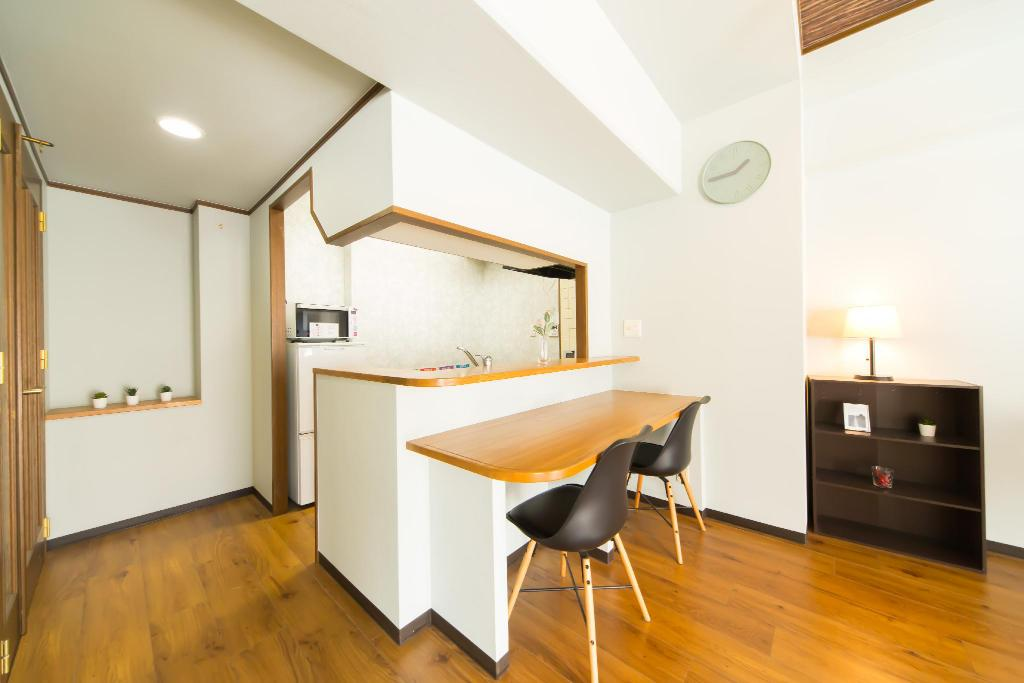
#> input picture cv/pose_estimation/img/room1.jpg, 1024 x 683 px
$ python -i pose.py   (imports and definitions only)
#> lines starting #> are read from the running program, lines starting #| are printed output that depends on the picture; after the words box and inside, x2 and y2 are one past the last pixel; in counts of white or black regions, pixels touching at a corner belong together
import numpy as np
from collections import namedtuple
from scipy.interpolate import splprep, splev
from scipy.spatial.transform import Rotation as ROT
from sklearn.linear_model import LinearRegression, RANSACRegressor, TheilSenRegressor
import cv2

EPS = 1e-9
# [2 lines not run here, left out]

# Ordering of wall types is important for the logic in this code
WALL_TYPES = ['LEFT', 'RIGHT', 'CEIL', 'FLOOR', 'FRONT']

COL_FLOOR = [119, 81, 81]
COL_CEIL = [210, 247, 241]
COL_FRONT_WALL = [93, 69, 249]
COL_LEFT_WALL = [170, 229, 255]
COL_RIGHT_WALL = [181, 206, 144]

COL_LEFT_LOW = (160, 220, 240)
COL_LEFT_HIGH = (180, 240, 255)
COL_RIGHT_LOW = (170, 195, 135)
COL_RIGHT_HIGH = (190, 215, 155)
COL_CEIL_LOW = (200, 235, 230)
COL_CEIL_HIGH = (220, 255, 250)
COL_FLOOR_LOW = (110, 70, 70)
COL_FLOOR_HIGH = (130, 90, 90)
COL_FRONT_LOW = (80, 60, 240)
COL_FRONT_HIGH = (100, 80, 255)

COLOR_LIMITS = {
    'LEFT': (COL_LEFT_LOW, COL_LEFT_HIGH),
    'RIGHT': (COL_RIGHT_LOW, COL_RIGHT_HIGH),
    'CEIL': (COL_CEIL_LOW, COL_CEIL_HIGH),
    'FLOOR': (COL_FLOOR_LOW, COL_FLOOR_HIGH),
    'FRONT': (COL_FRONT_LOW, COL_FRONT_HIGH),
}

Point = namedtuple('Point', ['x', 'y'])

DEFAULT_VP1 = Point(1, -0.15)
DEFAULT_VP2 = Point(-1.8, -0.15)
DEFAULT_FOCAL_LENGTH = 1.3333333333333333


class Line(dict):
    """
    Utility class for a 2D straight line
    """
    # [5 lines left out: function __init__, not called in this run]

    def __iter__(self):
        return iter([self.slope, self.intercept])

    def __str__(self):
        return 'Line({:0.4f}, {:0.4f})'.format(self.slope, self.intercept)

    def __repr__(self):
        return self.__str__()

    def eval(self, x):
        m, b = self
        return m * x + b

# [38 lines left out: function _visualize, not called in this run]


def _filter_by_color_limits(image, color_low, color_high):
    """
    Returns pixels that are between `color_low` and `color_high`.
    `color_low` and `color_high` are BGR tuples in OpenCV format.
    The return values is a binary image (mask).

    MOVE TO aarwild_utils.img
    """
    mask = cv2.inRange(image, color_low, color_high)
    return mask


def _get_largest_connected_component(nary_image):
    """
    Returns the largest connected component in `image`, which is
    assumed to be a nary, meaning it has only `n` distinct integer
    values, one corresponding to each separate component.
    """
    labels, counts = np.unique(nary_image, return_counts=True)
    max_label = 1 + np.argmax(counts[1:])  # ignore label = 0, which is background
    max_count = counts[max_label]
    return max_count, max_label


def _is_component_valid(comp_area, image_width, image_height, frac=0.05):
    """
    Returns True if component area is larger than frac * image_area.
    Any component whose area is less than frac * image_area cannot
    be a valid component.

    The reason this trivial logic gets its own function is that as
    the complexity of the task goes up, we may need extra validation
    logic. A function lets us put this logic in one place without
    changing the downstream code.
    """
    return comp_area > frac * image_width * image_height


def _compute_convex_hull(binary_image):
    """
    Computes convex hull of a binary image. For indoor scenes
    the walls are guaranteed to be convex, which is what lets
    us use this logic. If your 2D manifolds are NOT guaranteed
    to convex, canvex enclosure will give wrong answer.
    """
    contours, _ = cv2.findContours(
        binary_image,
        mode=cv2.RETR_EXTERNAL,
        method=cv2.CHAIN_APPROX_NONE
    )

    if len(contours) == 0:
        return np.array([])

    points = contours[0].reshape(-1, 2)
    hull = cv2.convexHull(points).reshape(-1, 2)

    # Make sure hull is closed
    hull = np.row_stack((hull, hull[0]))
    return hull


# [39 lines left out: functions _get_line_fit_simple, _get_line_fit_ransac, _get_line_fit_theilsen, _get_intersection, not called in this run]

def _filter_points(x, y, side):
    return x, y

# [120 lines left out: functions _compute_line_params, _compute_closest_point, _compute_vp_from_poly4, not called in this run]


def _compute_scene(segmented_img):
    """
    Computes scene info from the segmented image. Scene info
    is a large dictionary containing information about every
    wall found in the segmented image. The computed wall information
    includes presence, area fraction, vanishing lines, and
    vanishing point. An example scene info
    dictionary is below:

    {
      "img_size": (1000, 1024),
      "vanishing_points": [Point(...), Point(...)],
      "LEFT": {
        "present": true,
        "frac": 0.10804444444444444,
        "line1": {
          "slope": 0.6085912085025705,
          "intercept": 8.191525463296863
        },
        "line2": {
          "slope": -0.9146919935648665,
          "intercept": 361.84396656582277
        },
        "vp": [
          232.1646038126989,
          149.48486226918777
        ]
      },
      "RIGHT": {
        "present": true,
        "frac": 0.047822222222222224,
        "line1": {
          "slope": -0.3399272854756361,
          "intercept": 262.6780737743618
        },
        "line2": {
          "slope": 0.987671401400012,
          "intercept": -268.3573785682675
        },
        "vp": [
          399.9969701629945,
          126.7081895083761
        ]
      },
      "CEIL": {
        "present": true,
        "frac": 0.15413703703703704,
        "line1": {
          "slope": -0.44868160099867666,
          "intercept": 322.3868838317588
        },
        "line2": {
          "slope": 0.6064486465795312,
          "intercept": 9.743060715650913
        },
        "vp": [
          296.308274579091,
          189.43881280445675
        ]
      },
      "FLOOR": {
        "present": true,
        "frac": 0.3711925925925926,
        "line1": {
          "slope": 0.8990067401542693,
          "intercept": -220.11268477979291
        },
        "line2": {
          "slope": -0.8022267320474438,
          "intercept": 356.0939096030923
        },
        "vp": [
          338.6993048268481,
          84.38027314510894
        ]
      },
      "FRONT": {
        "present": true,
        "frac": 0.30666666666666664,
        "line1": {
          "slope": 0.009753618110430596,
          "intercept": 79.48569795024093
        },
        "line2": {
          "slope": -0.13748149945364022,
          "intercept": 311.54045703346105
        },
        "vp": [
          1576.0829544095634,
          94.85820919791101
        ]
      }
    }

    """
    img = segmented_img.copy()
    H, W = img.shape[:2]
    scene = dict.fromkeys(['img_size'] + WALL_TYPES)
    scene['img_size'] = {'height': H, 'width': W}
    for i, wall_type in enumerate(WALL_TYPES):
        wall_data = dict.fromkeys(['present', 'frac', 'line1', 'line2', 'vp'])
        scene[wall_type] = wall_data

        # Initially a wall is assumed to be absent, will be changed
        # to true if detected
        wall_data['present'] = False

        low = COLOR_LIMITS[wall_type][0]
        high = COLOR_LIMITS[wall_type][1]
        mask = _filter_by_color_limits(img.copy(), low, high)
        n_comps, comp_map = cv2.connectedComponents(mask, connectivity=4)

        if n_comps == 1:  # Wall not found
            continue
        else:
            max_area, max_label = _get_largest_connected_component(comp_map)
            wall_data['frac'] = max_area / (W * H)

        # If the largest component has a very small area it is invalid
        # In this case, found no  component at all, the component map
        # is zeroed out
        if not _is_component_valid(max_area, W, H, frac=0.02):
            comp_map *= 0

        # In case there are multiple components detected, zero out
        # all but the dominant component (zero out = make background)
        if n_comps > 2:
            comp_map[comp_map != max_label] = 0

        # Convert comp_map to uint8 for all further processing
        comp_map = comp_map.astype(np.uint8)

        # Take convex hull of the comp_map
        hull = _compute_convex_hull(comp_map)
        if len(hull) > 0:
            wall_data['present'] = True
            line1, line2, vp = _compute_vp_from_poly4(hull, wall_type)
            vp = _px2img(vp, W, H)  # Convert VP to image coordinates [-1, 1] x [-1, 1]
            wall_data['line1'] = line1
            wall_data['line2'] = line2
            wall_data['vp'] = vp
            wall_data['confidence'] = min(line1.confidence, line2.confidence)

    return scene


# [246 lines left out: functions _assign_vp_mode, _dist, _img2px, _px2img, _compute_rotation_matrix, _convert_to_axis_angle and 5 more, not called in this run]

>>> import cv2
>>> picture = cv2.imread('img/room1.jpg')
#> picture is the input picture: shape (683, 1024, 3); mean B, G, R 152.2, 182.1, 201.4
>>> result = _compute_scene(picture)
#> the loop in _compute_scene, `for i, wall_type in enumerate(WALL_TYPES):` made 5 passes
#> (n_comps, max_label, max_count in _get_largest_connected_component, max_area) on passes 1, 3: (189, 18, 408, 408), (471, 148, 199, 199)
#> n_comps on passes 2, 4, 5: 1, 1, 1
#> pass 1, in _filter_by_color_limits, `mask = cv2.inRange(image, color_low, color_high)`:
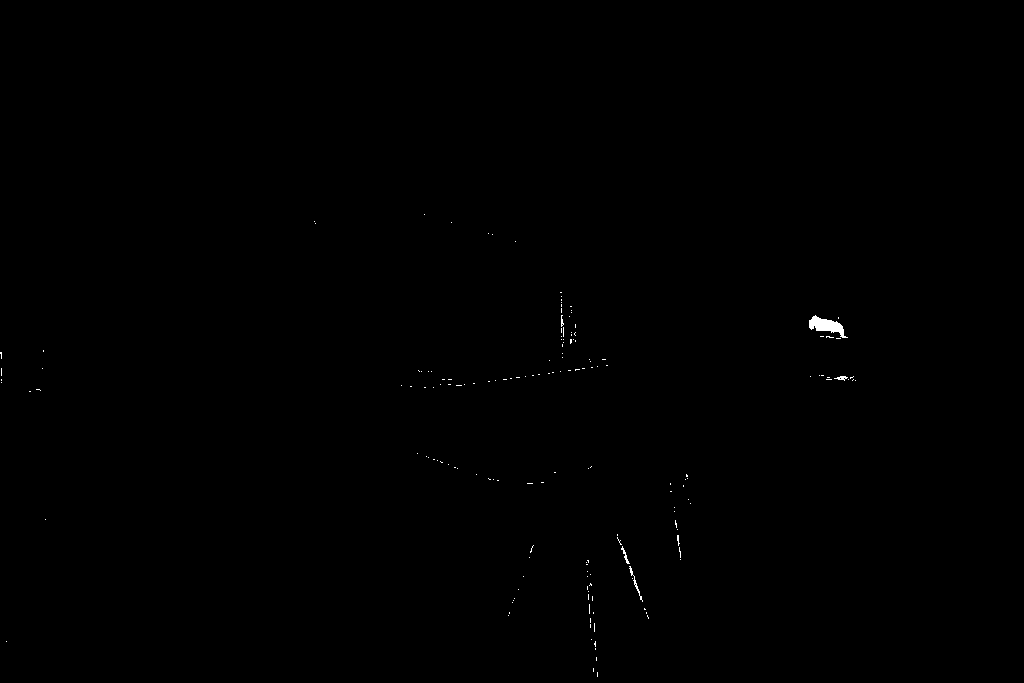
#> mask: shape (683, 1024); 0.15% white; 167 white regions (162 under 20 px), largest, box (x1, y1, x2, y2) and area: (809, 315, 848, 338) 408, (629, 566, 643, 602) 68, (621, 546, 630, 564) 43, (834, 376, 848, 381) 36, (561, 315, 564, 327) 21
#> after the loop in _compute_scene, `for i, wall_type in enumerate(WALL_TYPES):`: scene = 6 items
#> result = 6 items
